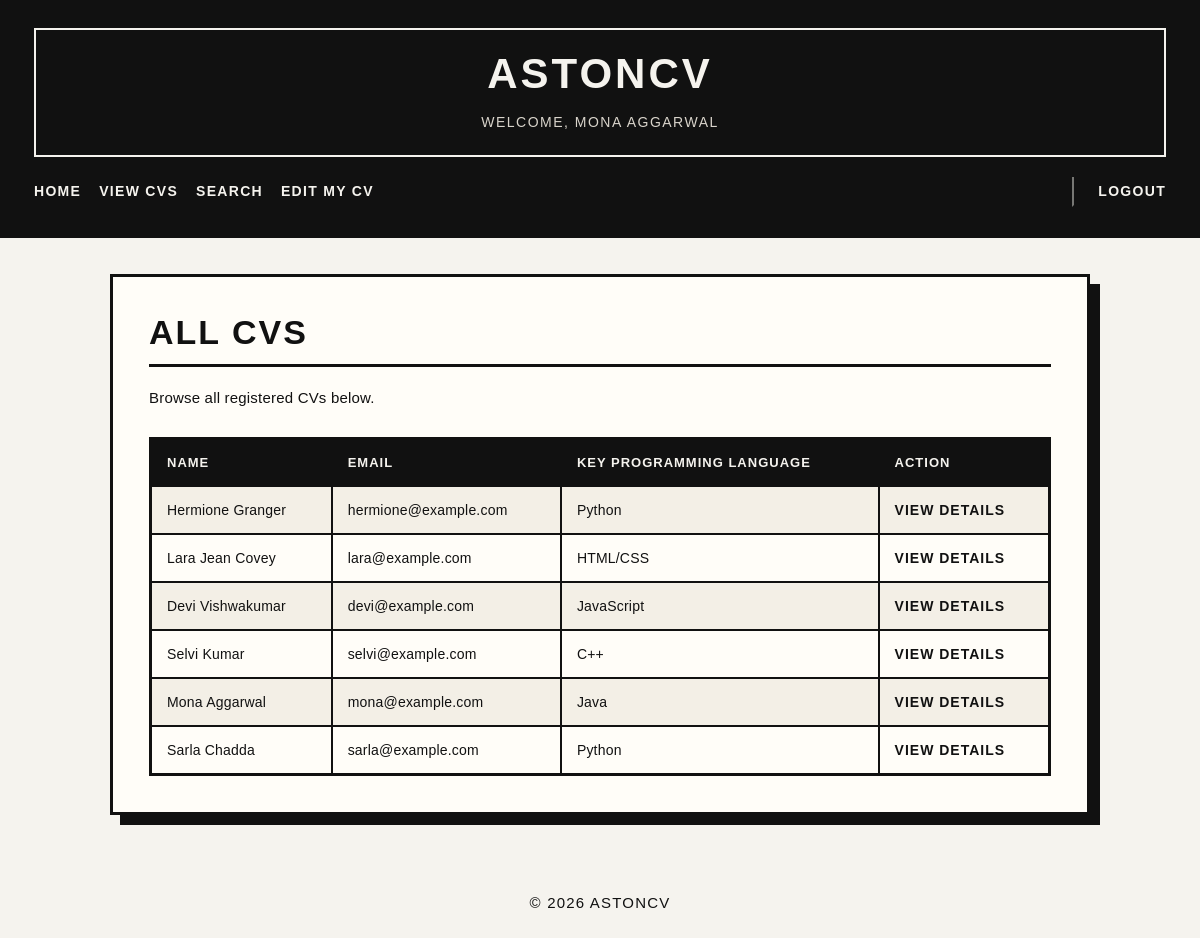
The page /cvs.php (signed in) on the database its author committed.
### tables this page shows
CREATE TABLE cvs (
  id BIGINT UNSIGNED NOT NULL AUTO_INCREMENT,
  name VARCHAR(100) NOT NULL,
  email VARCHAR(100) NOT NULL UNIQUE,
  password VARCHAR(255) NOT NULL,
  keyprogramming VARCHAR(255) DEFAULT NULL,
  profile TEXT DEFAULT NULL,
  education TEXT DEFAULT NULL,
  URLlinks TEXT DEFAULT NULL,
  phone VARCHAR(50) DEFAULT NULL,
  location VARCHAR(100) DEFAULT NULL,
  skills TEXT DEFAULT NULL,
  experience TEXT DEFAULT NULL,
  projects TEXT DEFAULT NULL,
  PRIMARY KEY (id)
);

### cvs.php (the view, shortened to what this page needs)
<?php
include 'includes/config.php';
include 'includes/header.php';
$sql = "SELECT id, name, email, keyprogramming FROM cvs ORDER BY id DESC";
$result = $conn->query($sql);
?>
<h2>All CVs</h2>
<p>Browse all registered CVs below.</p>
<?php if ($result && $result->num_rows > 0): ?>
    <table>
        <tr>
            <th>Name</th>
            <th>Email</th>
            <th>Key Programming Language</th>
            <th>Action</th>
        </tr>
        <?php while ($row = $result->fetch_assoc()): ?>
            <tr>
                <td><?php echo htmlspecialchars($row['name']); ?></td>
                <td><?php echo htmlspecialchars($row['email']); ?></td>
                <td><?php echo htmlspecialchars($row['keyprogramming']); ?></td>
                <td>
                    <a href="cv_detail.php?id=<?php echo $row['id']; ?>">View Details</a>
                </td>
            </tr>
        <?php endwhile; ?>
    </table>
<?php else: ?>
    <p>No CVs found.</p>
<?php endif; ?>
<?php include 'includes/footer.php'; ?>

### css/style.css (style rules this page uses)
body { font-family: "Arial", "Helvetica Neue", sans-serif; background-color: #f5f3ee; color: #111111; margin: 0; padding: 0; letter-spacing: 0.2px; }
h2 { margin-top: 0; margin-bottom: 18px; color: #111111; font-size: 34px; font-weight: 900; text-transform: uppercase; letter-spacing: 2px; border-bottom: 3px solid #111111; padding-bottom: 12px; }
p { line-height: 1.75; font-size: 15px; }
table { width: 100%; border-collapse: collapse; margin-top: 26px; background-color: #fffdf8; border: 3px solid #111111; }
table th, table td { border: 2px solid #111111; padding: 15px; text-align: left; vertical-align: top; font-size: 14px; }
table th { background-color: #111111; color: #f5f3ee; text-transform: uppercase; letter-spacing: 1px; font-size: 13px; }
table tr:nth-child(even) { background-color: #f3efe6; }
table a { color: #111111; font-weight: 800; text-decoration: none; text-transform: uppercase; letter-spacing: 1px; }
a { color: #111111; }

### rows shown on the page
cvs: name "Hermione Granger", email "hermione@example.com", keyprogramming "Python"
cvs: name "Lara Jean Covey", email "lara@example.com", keyprogramming "HTML/CSS"
cvs: name "Devi Vishwakumar", email "devi@example.com", keyprogramming "JavaScript"
cvs: name "Selvi Kumar", email "selvi@example.com", keyprogramming "C++"
cvs: name "Mona Aggarwal", email "mona@example.com", keyprogramming "Java"
cvs: name "Sarla Chadda", email "sarla@example.com", keyprogramming "Python"

### other values the page prints
$_SESSION["user_name"] "MONA AGGARWAL"
